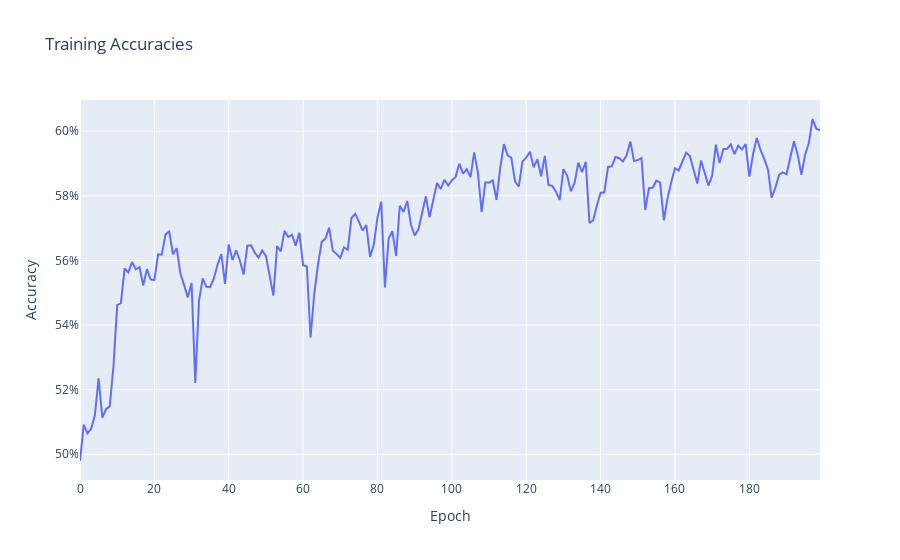

Write notebook code for a chart like this one.
### Code cell
fig = go.Figure()
fig.add_trace(go.Scatter(y=accuracies, mode="lines", name="Loss"))
fig.update_layout(
    title="Training Accuracies",
    xaxis_title="Epoch",
    yaxis_title="Accuracy",
    yaxis_tickformat=",.0%",
)
fig.show()

### Figure 1 — Plotly figure (JSON) as saved in the notebook; plotly's stock layout.template omitted (floating-point values rounded to 4 significant figures; data arrays with more than 128 entries replaced by an {"elided": "..."} marker saying what was removed)
{"data": [{"mode": "lines", "name": "Loss", "type": "scatter", "y": {"elided": "200 float values"}}], "layout": {"title": {"text": "Training Accuracies"}, "xaxis": {"title": {"text": "Epoch"}}, "yaxis": {"tickformat": ",.0%", "title": {"text": "Accuracy"}}}}
